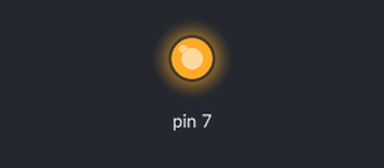
This sketch was run on a simulated Arduino Uno, built with avr-gcc and run on an emulated ATmega328P. On the bench: output pins drawn as LEDs (lit = HIGH).

Above: at 0.15 s.
At 4.8 s:
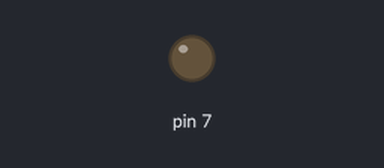
Timing chart, 0 to 6.7 s (numbered marks = the images above):
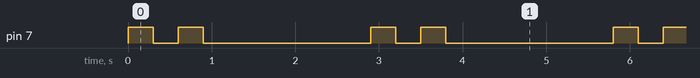

The sketch:

led-blink.ino
```cpp
void setup() {
  // put your setup code here, to run once:
  pinMode(7, OUTPUT);
}

void loop() {
  // put your main code here, to run repeatedly:
  digitalWrite(7, HIGH);
  delay(300);
  digitalWrite(7, LOW);
  delay(300);
  digitalWrite(7, HIGH);
  delay(300);
  digitalWrite(7, LOW);
  delay(2000);
}
```

Measured:
- by itself, pin 7: repeats every 2.9 s: LOW 0.30 s, HIGH 0.30 s, LOW 2.0 s, HIGH 0.30 s
- by itself, everything shown: repeats every 2.9 s, in 4 steps
